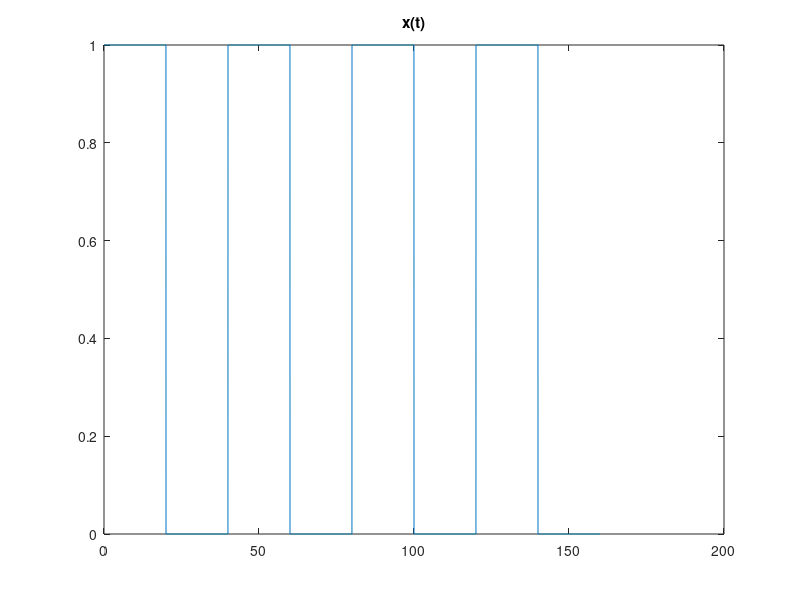
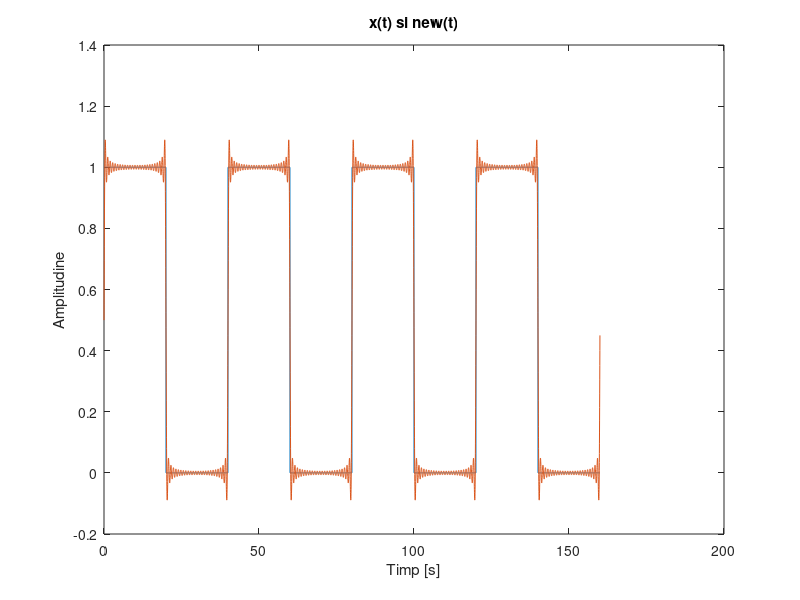
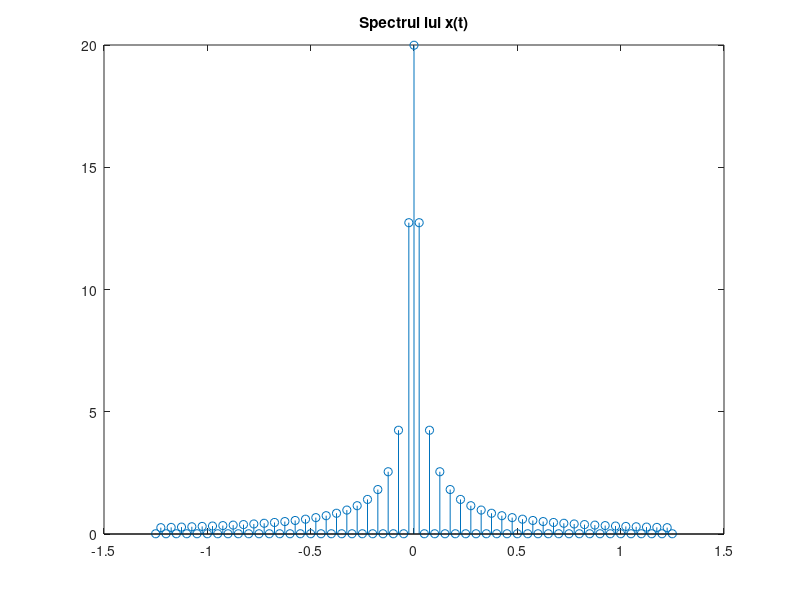

Write MATLAB code to recreate these figures, in order.
% Tema 2 SP 
% Numarul de ordine D = 17 => semnal dreptunghiular
% Numarul de coeficienti N = 50
% Perioada semnalului P = 40


N = 50; 
D = 17; 
P = 40; 
f = 1/P;                         % frecventa semnalului
w0 = 2*pi/P;                     % pulsatia semnalului
t = 0:0.02:P-0.02;               % timpul pentru o perioada 
x = zeros(1,length(t));          % initializarea vectorului x care va avea ca valori 0
x = 0.5+0.5*square(t*w0,50);     % se va inmulti semnalul cu 0.5 si se va aduna un 0.5 pentru a avea amplitudinea pe intervalul 0,1, in loc de -1,1
t4 = 0:0.02:4*P-0.02;            % timpul pentru reprezentarea pe 4 perioade
x4 = repmat(x,1,4);              % vectorul x pe 4 perioade (repmat va afisa o matrice de copii ale lui x, cu 1 rand si 4 coloane)

figure(1);
plot(t4,x4);                     % afisarea lui x(t)
title('x(t)');
hold on

for k = -N:N
    xnou = x;
    xnou = xnou.*exp(-j*k*w0*t);    % transformarea semnalului in serie fourier complexa, inmultirea intre doi vectori
    X(k+51) = trapz(t,xnou);        % trapz calculeaza integrala impartind suprafata semnalului in forme trapezoidale pentru calculul ariei
end

% reconstruirea semnalului dat:

for i = 1:length(t);
    xnew(i) = 0;                    % xnew = semnalul reconstruit
    for k = -N:N
         xnew(i) = xnew(i) + (1/P)*X(k+N+1)*exp(j*k*w0*t(i));
    end
end
xnew4 = repmat(xnew,1,4);           % xnew cu 4 perioade

figure(2);
plot(t4,x4);                        % afisarea lui x(t)
title('x(t) si new(t)');
hold on
plot(t4,xnew4);                     % afisarea lui xnew4
xlabel('Timp [s]');
ylabel('Amplitudine');

F = -N*f:f:N*f;                     % vectorul de frecvente pentru generarea spectrului
figure(3);
stem(F,abs(X)); 
title('Spectrul lui x(t)');



%Seria  Fourier Complexa ofera o descompunere a semnalului periodic intr-o
%suma de componente elementare de tip exponential, acestea putand fi scrise
%ca o suma de sinusuri si cosinusuri care au diferite frecvente si diferiti
%coeficienti( acesti coeficienti reprezinta spectrul).Semnalul reconstruit 
%cu un numar finit de termeni se apropie ca forma de semnalul original avand 
%o anumita marja de eroare. 
